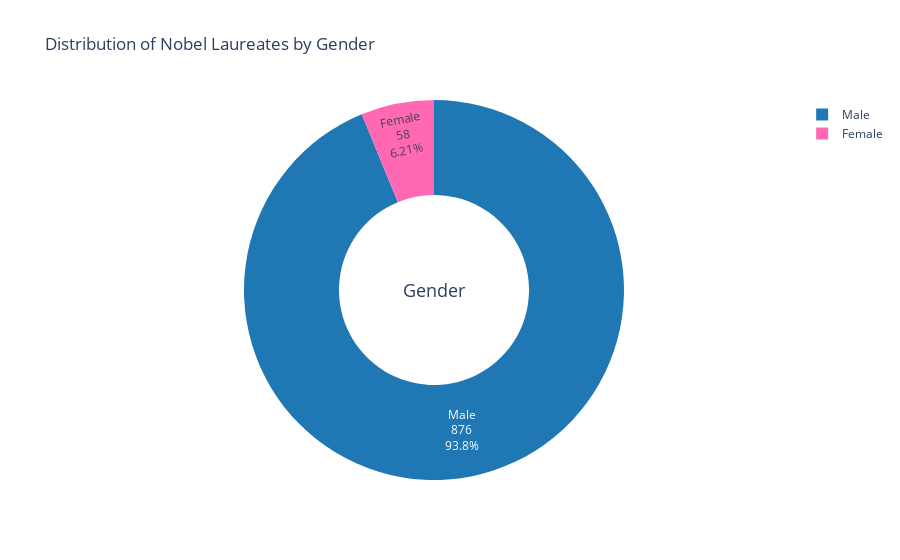

The code cell stored with this chart in its notebook:
### Code cell
import pandas as pd
import plotly.graph_objects as go


df = pd.read_csv("D:\\nobel_prize_data.csv")


gender_counts = df['sex'].value_counts().loc[["Male", "Female"]]


fig = go.Figure(data=[go.Pie(
    labels=gender_counts.index,
    values=gender_counts.values,
    hole=0.5,
    marker=dict(colors=['#1f77b4', '#ff69b4']),
    textinfo='label+percent+value'
)])

fig.update_layout(
    title_text="Distribution of Nobel Laureates by Gender",
    annotations=[dict(text='Gender', x=0.5, y=0.5, font_size=18, showarrow=False)],
    showlegend=True
)

fig.show()

### Figure 1 — Plotly figure (JSON) as saved in the notebook; plotly's stock layout.template omitted (floating-point values rounded to 4 significant figures)
{"data": [{"hole": 0.5, "labels": ["Male", "Female"], "marker": {"colors": ["#1f77b4", "#ff69b4"]}, "textinfo": "label+percent+value", "type": "pie", "values": [876, 58]}], "layout": {"annotations": [{"font": {"size": 18}, "showarrow": false, "text": "Gender", "x": 0.5, "y": 0.5}], "autosize": true, "showlegend": true, "title": {"text": "Distribution of Nobel Laureates by Gender"}}}
